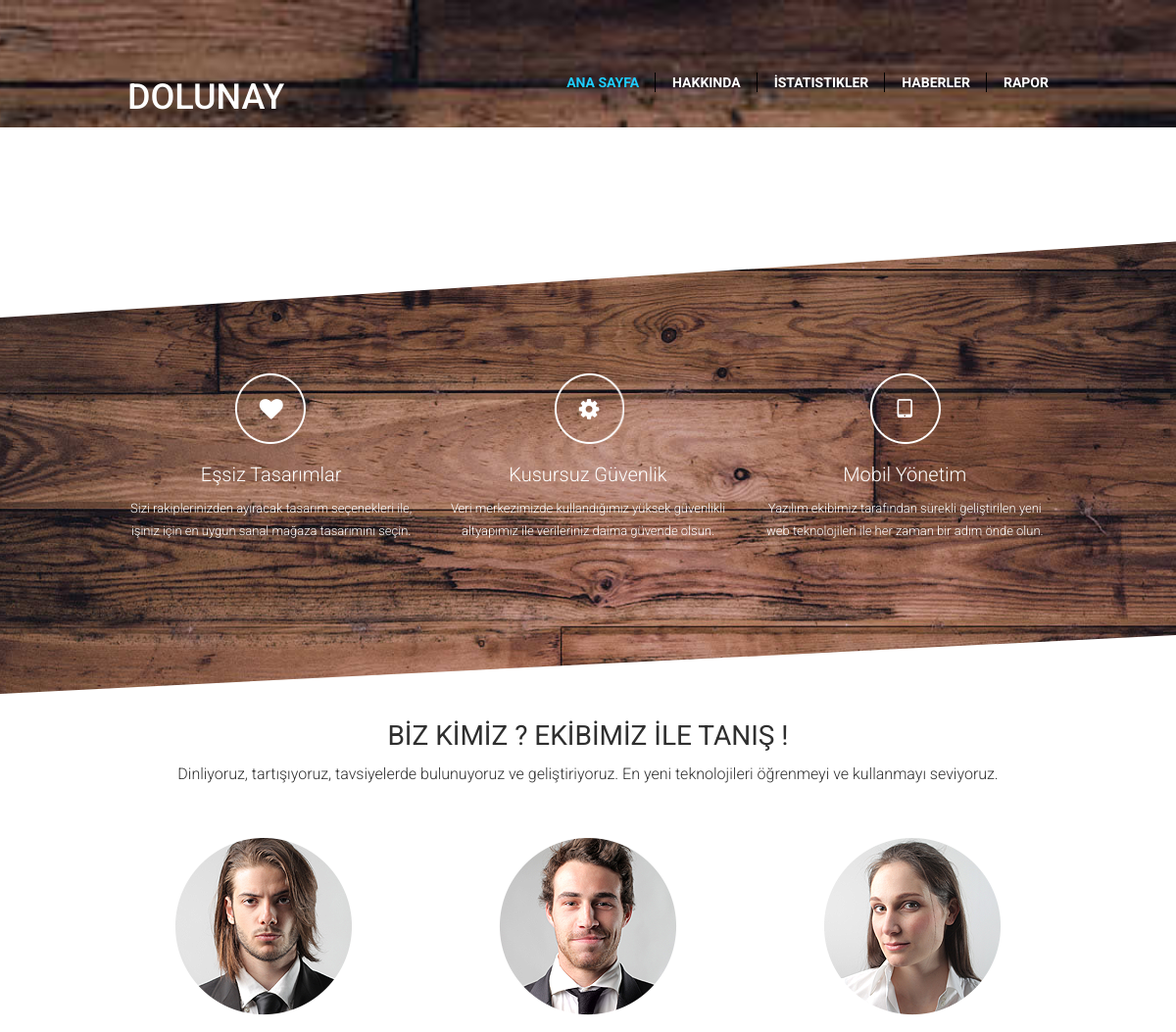
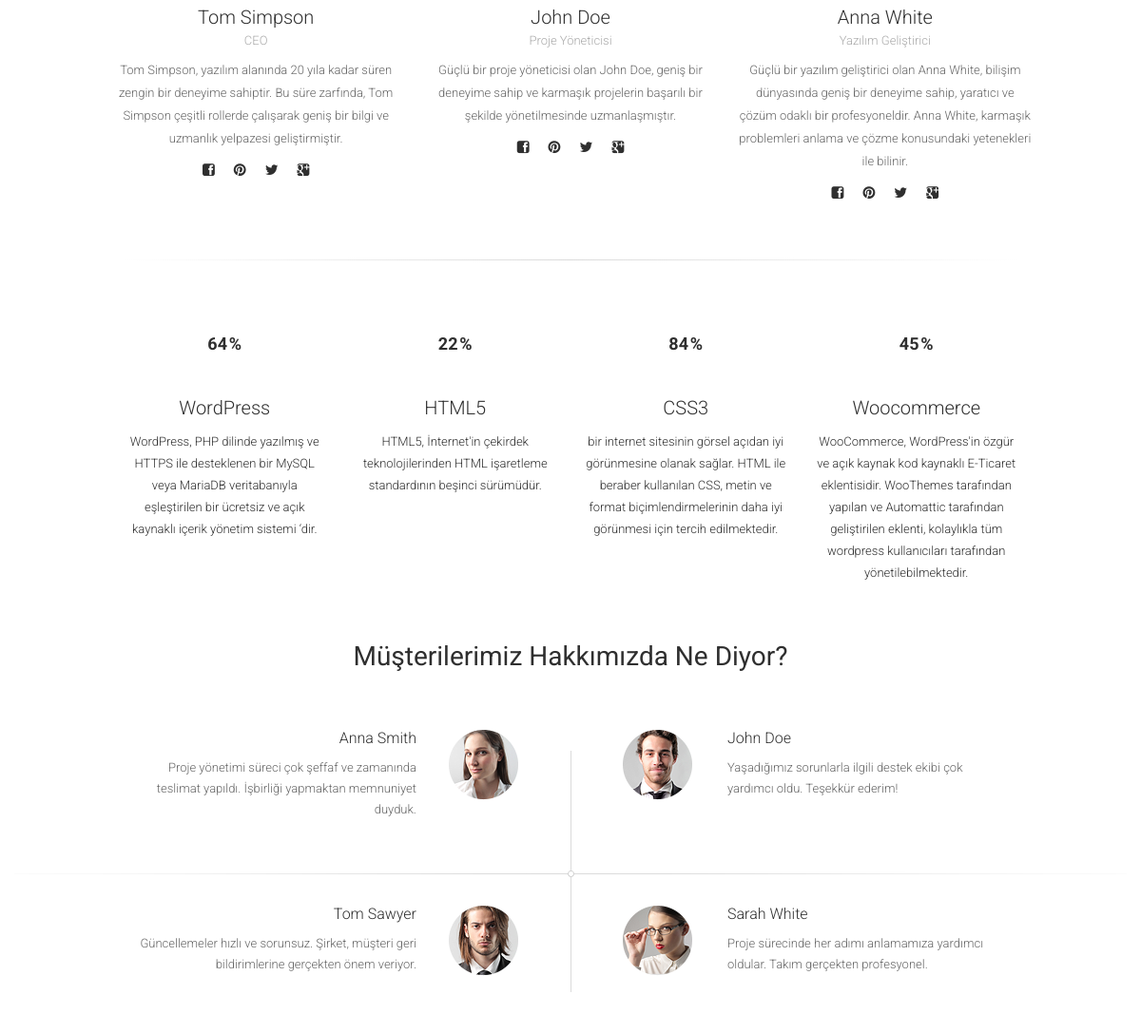
Page /anasayfa.php on the committed database (2 pictures, top to bottom).
### tables this page shows
CREATE TABLE `genel_bilgiler` (
  `id` int(11) NOT NULL,
  `site_adi` varchar(254) NOT NULL,
  `slagon_1` varchar(254) NOT NULL,
  `slagon_2` varchar(254) NOT NULL,
  `slagoni_3` varchar(254) NOT NULL,
  `aciklama_1_adi` varchar(254) NOT NULL,
  `acıklama_1` varchar(254) NOT NULL,
  `aciklama_2_adi` varchar(254) NOT NULL,
  `acıklama_2` varchar(254) NOT NULL,
  `aciklama_3_adi` varchar(254) NOT NULL,
  `acıklama_3` varchar(254) NOT NULL,
  `genel_acıklama` varchar(254) NOT NULL
);

CREATE TABLE `hakkinda_bilgiler` (
  `id` int(11) NOT NULL,
  `h4_1` varchar(254) NOT NULL,
  `p_1` varchar(254) NOT NULL,
  `h4_2` varchar(254) NOT NULL,
  `p_2` varchar(254) NOT NULL,
  `h4_3` varchar(254) NOT NULL,
  `p_3` varchar(254) NOT NULL,
  `h3_1` varchar(254) NOT NULL,
  `h4_4` varchar(254) NOT NULL
);

CREATE TABLE `ekip_1` (
  `ad_soyad` varchar(254) NOT NULL,
  `görev` varchar(254) NOT NULL,
  `hakkinda` varchar(254) NOT NULL,
  `resim` blob NOT NULL
);

CREATE TABLE `ekip_2` (
  `ad_soyad` varchar(254) NOT NULL,
  `görev` varchar(254) NOT NULL,
  `hakkinda` varchar(254) NOT NULL,
  `resim` blob NOT NULL
);

CREATE TABLE `ekip_3` (
  `ad_soyad` varchar(254) NOT NULL,
  `görev` varchar(254) NOT NULL,
  `hakkinda` varchar(254) NOT NULL,
  `resim` blob NOT NULL
);

### hakkinda.php (the view, shortened to what this page needs)
  <div id="about" style="background-color:White">
  	<div class="line2">
	<div class="container">
		<div class="row Fresh">
			<div class="col-md-4 Des">
				<i class="fa fa-heart"></i>
				<h4><?php echo $hakkinda_bilgiler['h4_1'] ?></h4>
				<p><?php echo $hakkinda_bilgiler['p_1'] ?> </p>
			</div>
			<div class="col-md-4 Ver">
				<i class="fa fa-cog"></i>
				<h4><?php echo $hakkinda_bilgiler['h4_2'] ?></h4>
				<p><?php echo $hakkinda_bilgiler['p_2'] ?> </p>
			</div>
			<div class="col-md-4 Fully">
				<i class="fa fa-tablet"></i>
				<h4><?php echo $hakkinda_bilgiler['h4_3'] ?></h4>
				<p><?php echo $hakkinda_bilgiler['p_3'] ?></p>
			</div>
		</div>
	</div>
</div>
<div class="container" >
	<div class="row">
		<div class="col-md-12 wwa">
			<h3><?php echo $hakkinda_bilgiler['h3_1'] ?></h3>
			<h4><?php echo $hakkinda_bilgiler['h4_4'] ?></h4>
		</div>
	</div>
</div>
<div class="container" >
	<div class="row team">
		<div class="col-md-4 b1">
				<img class="img-responsive" src="images/picTeam/picT1.png">
				<h4><?php echo $ekip_1['ad_soyad'] ?></h4>
				<h5><?php echo $ekip_1['görev'] ?></h5>
				<p><?php echo $ekip_1['hakkinda'] ?></p>
				<ul>
					<li><a href="#"><i class="fa fa-facebook-square"></i></a></li>
					<li><a href="#"><i class="fa fa-pinterest"></i></a></li>
					<li><a href="#"><i class="fa fa-twitter" ></i></a></li>
					<li><a href="#"><i class="fa fa-google-plus-square"></i></a></li>
				</ul>
		</div>
		<div class="col-md-4" >
				<img class="img-responsive" src="images/picTeam/picT2.png">
				<h4><?php echo $ekip_2['ad_soyad'] ?></h4>
				<h5><?php echo $ekip_2['görev'] ?></h5>
				<p><?php echo $ekip_2['hakkinda'] ?></p>
				<ul>
					<li><a href="#"><i class="fa fa-facebook-square"></i></a></li>
					<li><a href="#"><i class="fa fa-pinterest"></i></a></li>
					<li><a href="#"><i class="fa fa-twitter" ></i></a></li>
					<li><a href="#"><i class="fa fa-google-plus-square"></i></a></li>
				</ul>
		</div>
		<div class="col-md-4 b3">
				<img class="img-responsive" src="images/picTeam/picT3.png">
				<h4><?php echo $ekip_3['ad_soyad'] ?></h4>
				<h5><?php echo $ekip_3['görev'] ?></h5>
				<p><?php echo $ekip_3['hakkinda'] ?></p>
				<ul>
					<li><a href="#"><i class="fa fa-facebook-square"></i></a></li>
					<li><a href="#"><i class="fa fa-pinterest"></i></a></li>
					<li><a href="#"><i class="fa fa-twitter" ></i></a></li>
					<li><a href="#"><i class="fa fa-google-plus-square"></i></a></li>
				</ul>
		</div>
	</div>
</div>
<div class="container">
	<div class="row">
		<div class="col-md-12 hr1">
			<hr/>
		</div>
	</div>
</div>
<div class="container">
	<div class="row">
		<div class="col-md-3 bar">
			<div class="progB chart" data-percent="64"  data-animate="3500">
				<div class="chart chart-content">
					<div class="percentage" data-percent="64">
					  <span class="percent">64</span>
					</div>
				</div>
			</div>
			<div class="textP">
				<h3>WordPress</h3>
				<p>WordPress, PHP dilinde yazılmış ve HTTPS ile desteklenen bir MySQL veya MariaDB veritabanıyla eşleştirilen bir ücretsiz ve açık kaynaklı içerik yönetim sistemi ‘dir. </p>
			</div>
		</div>
		<div class="col-md-3 bar">
			<div class="progB chart" data-percent="22"  data-animate="3500">
				<div class="chart chart-content">
					<div class="percentage" data-percent="22">
					  <span class="percent">22</span>
					</div>
				</div>
			</div>
			<div class="textP">
				<h3>HTML5</h3>
				<p>HTML5, İnternet'in çekirdek teknolojilerinden HTML işaretleme standardının beşinci sürümüdür.</p>
			</div>
		</div>
		<div class="col-md-3 bar ">
			<div class="progB chart" data-percent="84"  data-animate="3500">
				<div class="chart chart-content">
					<div class="percentage" data-percent="22">
					  <span class="percent">84</span>
					</div>
				</div>
			</div>
			<div class="textP">
				<h3>CSS3</h3>
				<p>bir internet sitesinin görsel açıdan iyi görünmesine olanak sağlar. HTML ile beraber kullanılan CSS, metin ve format biçimlendirmelerinin daha iyi görünmesi için tercih edilmektedir. </p>
			</div>
		</div>
		<div class="col-md-3 bar ">
			<div class="progB chart" data-percent="45"  data-animate="3500">
				<div class="chart chart-content">
					<div class="percentage" data-percent="45">
					  <span class="percent">45</span>
					</div>
				</div>
			</div>
			<div class="textP">
				<h3>Woocommerce</h3>
				<p>WooCommerce, WordPress'in özgür ve açık kaynak kod kaynaklı E-Ticaret eklentisidir. WooThemes tarafından yapılan ve Automattic tarafından geliştirilen eklenti, kolaylıkla tüm wordpress kullanıcıları tarafından yönetilebilmektedir.</p>
			</div>
		</div>
	</div>
</div>
<div class="container">
	<div class="row aboutUs">
		<div class="col-md-12 ">
			<h3>Müşterilerimiz Hakkımızda Ne Diyor?</h3>
		</div>
	</div>
</div>
<div style="position: relative;">
	<div class="container">
		<div class="row about">
			<div class="col-md-6">
				<div class="about1">
				<img class="pic1Ab" src="images/picAbout/aboutP1.png">
					<h3>Anna Smith</h3>
					<p >Proje yönetimi süreci çok şeffaf ve zamanında teslimat yapıldı. İşbirliği yapmaktan memnuniyet duyduk.</p>
				</div>
			</div>
			<div class="col-md-6">
				<div class="about2">
					<h3>John Doe</h3>
					<p>Yaşadığımız sorunlarla ilgili destek ekibi çok yardımcı oldu. Teşekkür ederim!</p>
				</div>
			</div>
		</div>
	</div>
	<div class="horL"></div>
	<div class="container">
		<div class="row about">
			<div class="col-md-6">
				<div class="about1">
					<h3>Tom Sawyer</h3>
					<p>Güncellemeler hızlı ve sorunsuz. Şirket, müşteri geri bildirimlerine gerçekten önem veriyor.</p>
				</div>
			</div>
			<div class="col-md-6">
				<div class="about2">
					<h3>Sarah White</h3>
					<p>Proje sürecinde her adımı anlamamıza yardımcı oldular. Takım gerçekten profesyonel.</p>
				</div>
			</div>
		</div>
	</div>
</div>
  </div>

### anasayfa.php (shortened to what this page needs)
<!DOCTYPE html>
<?php
include('baglan.php');
$sorgu_gnl = mysqli_query($conn,"select * from genel_bilgiler");
$genel_bilgiler = mysqli_fetch_array($sorgu_gnl);
?>
<?php
include('baglan.php');
$sorgu_gnl_1 = mysqli_query($conn,"select * from hakkinda_bilgiler");
$hakkinda_bilgiler = mysqli_fetch_array($sorgu_gnl_1);
?>
<?php
include('baglan.php');
$sorgu_gnl_2 = mysqli_query($conn,"select * from ekip_1");
$ekip_1 = mysqli_fetch_array($sorgu_gnl_2);
?>
<?php
include('baglan.php');
$sorgu_gnl_3 = mysqli_query($conn,"select * from ekip_2");
$ekip_2 = mysqli_fetch_array($sorgu_gnl_3);
?>
<?php
include('baglan.php');
$sorgu_gnl_4 = mysqli_query($conn,"select * from ekip_3");
$ekip_3 = mysqli_fetch_array($sorgu_gnl_4);
?>
<html lang="en">
  <head>
		<link rel="stylesheet" type="text/css" href="css/bootstrap.css">
		<link rel="stylesheet" type="text/css" href="css/font-awesome.css">
		<link rel='stylesheet' id='camera-css'  href='css/camera.css' type='text/css' media='all'>
		<link rel="stylesheet" type="text/css" href="css/slicknav.css">
		<link rel="stylesheet" href="css/prettyPhoto.css" type="text/css" media="screen" title="prettyPhoto main stylesheet" charset="utf-8" />
		<link rel="stylesheet" type="text/css" href="css/style.css">
	</head>
	<body>
    <div id="home">
    	<div class="headerLine">
	<div id="menuF" class="default">
		<div class="container">
			<div class="row">
				<div class="logo col-md-4">
					<div>
						<a href="#">
							<h1><?php echo $genel_bilgiler['site_adi'] ?></h1>
						</a>
					</div>
				</div>
				<div class="col-md-8">
					<div class="navmenu"style="text-align: center;">
						<ul id="menu">
							<li class="active" ><a href="index.php">Ana Sayfa</a></li>
							<li><a href="anasayfa.php?sayfa=hakkinda">Hakkında</a></li>
							<li><a href="anasayfa.php?sayfa=proje">İstatistikler</a></li>
							<li><a href="anasayfa.php?sayfa=haberler">Haberler</a></li>
							<li class="last"><a href="anasayfa.php?sayfa=iletisim">Rapor</a></li>
						</ul>
					</div>
				</div>
			</div>
		</div>
	</div>
<?php
$sayfa_id = @$_GET['sayfa'];
if ( isset($sayfa_id) == false ) {
	$sayfa_id = 'hakkinda';
}
if ( $sayfa_id == 'hakkinda'  ) {
	include('hakkinda.php');
} elseif ( $sayfa_id == 'proje' ) {
	include('proje.php');
} elseif ( $sayfa_id == 'haberler' ) {
	include('haberler.php');
} elseif ( $sayfa_id == 'iletisim' ) {
	include('iletisim.php');
}  else {
	include('hakkinda.php');
}
?>

### rows in the picture
genel_bilgiler: site_adi "DOLUNAY"
hakkinda_bilgiler: h4_1 "Eşsiz Tasarımlar", p_1 "Sizi rakiplerinizden ayıracak tasarım seçenekleri ile, işiniz için en uygun sanal mağaza tasarımını seçin.", h4_2 "Kusursuz Güvenlik", p_2 "Veri merkezimizde kullandığımız yüksek güvenlikli altyapımız ile verileriniz daima güvende olsun.", h4_3 "Mobil Yönetim", p_3 "Yazılım ekibimiz tarafından sürekli geliştirilen yeni web teknolojileri ile her zaman bir adım önde olun.", h3_1 "BİZ KİMİZ ? EKİBİMİZ İLE TANIŞ !", h4_4 "Dinliyoruz, tartışıyoruz, tavsiyelerde bulunuyoruz ve geliştiriyoruz. En yeni teknolojileri öğrenmeyi ve kullanmayı seviyoruz."
ekip_1: ad_soyad "Tom Simpson", görev "CEO", hakkinda "Tom Simpson, yazılım alanında 20 yıla kadar süren zengin bir deneyime sahiptir. Bu süre zarfında, Tom Simpson çeşitli rollerde çalışarak geniş bir bilgi ve uzmanlık yelpazesi geliştirmiştir."
ekip_2: ad_soyad "John Doe", görev "Proje Yöneticisi", hakkinda "Güçlü bir proje yöneticisi olan John Doe, geniş bir deneyime sahip ve karmaşık projelerin başarılı bir şekilde yönetilmesinde uzmanlaşmıştır."
ekip_3: ad_soyad "Anna White", görev "Yazılım Geliştirici", hakkinda "Güçlü bir yazılım geliştirici olan Anna White, bilişim dünyasında geniş bir deneyime sahip, yaratıcı ve çözüm odaklı bir profesyoneldir. Anna White, karmaşık problemleri anlama ve çözme konusundaki yetenekleri ile bilinir."
